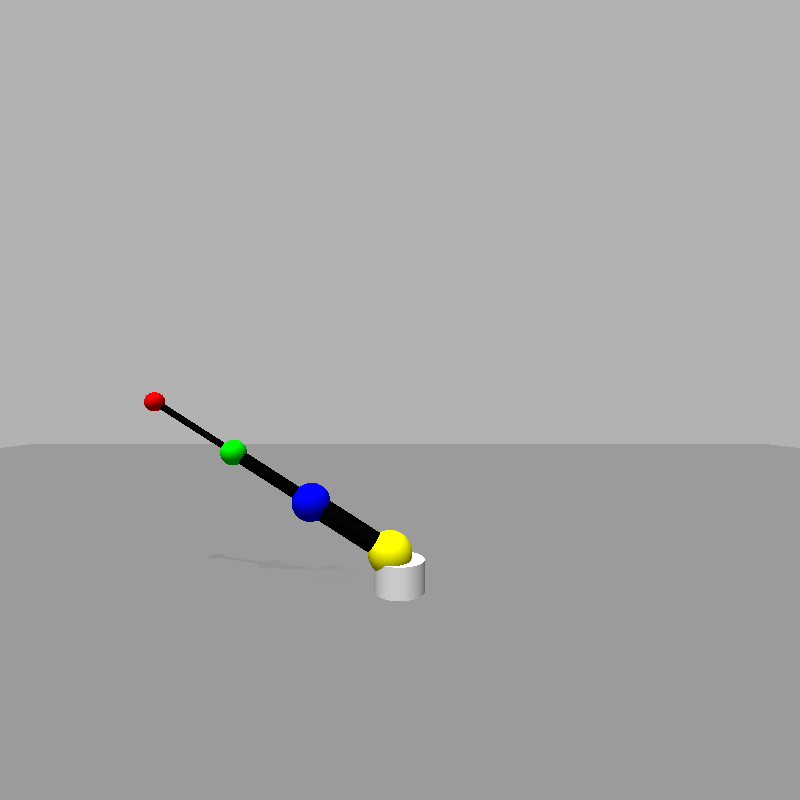
#> input picture image_copy.png, 800 x 800 px
$ python chamferMatching.py
#> lines starting #> are read from the running program, lines starting #| are printed output that depends on the picture; after the words box and inside, x2 and y2 are one past the last pixel; in counts of white or black regions, pixels touching at a corner belong together
import cv2
import numpy as np
from matplotlib import pyplot as plt

img = cv2.imread('image_copy.png',0)
#> img: shape (800, 800); min 0, max 255, mean 166.9
edges = cv2.Canny(img,100,200) # 800*800
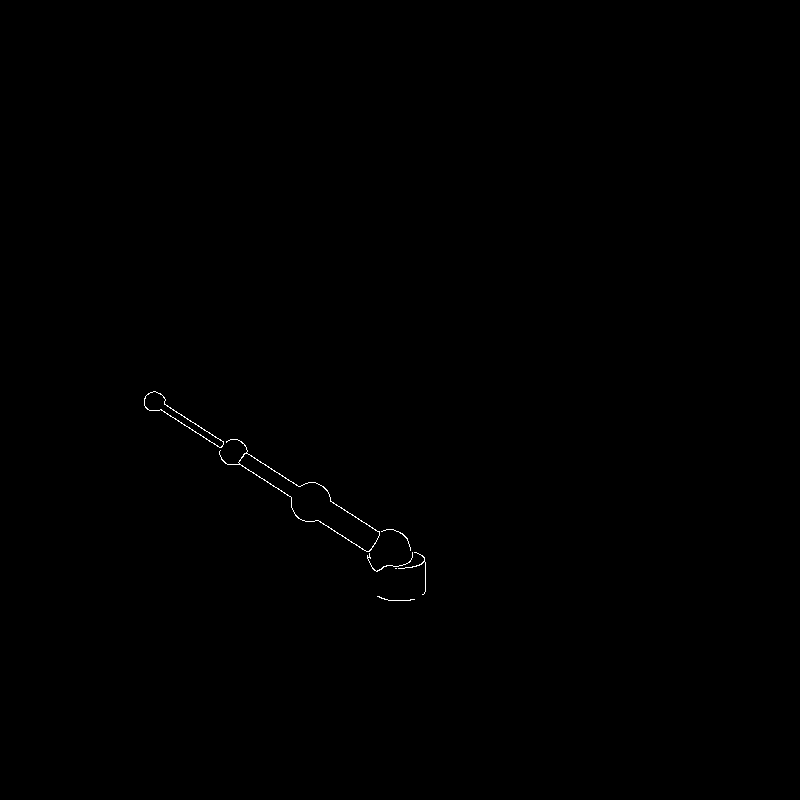
#> edges: shape (800, 800); 0.14% white in thin lines or dots, all inside (x1, y1, x2, y2) = (144, 391, 426, 601)
dist = cv2.distanceTransform(edges, cv2.DIST_L1, 3)
cv2.normalize(dist, dist, 0, 1.0, cv2.NORM_MINMAX) #Normalize the distance image for range = {0.0, 1.0}

plt.subplot(121),plt.imshow(dist,cmap = 'gray')
plt.title('Original Image'), plt.xticks([]), plt.yticks([])
plt.subplot(122),plt.imshow(edges,cmap = 'gray')
plt.title('Edge Image'), plt.xticks([]), plt.yticks([])

plt.show()
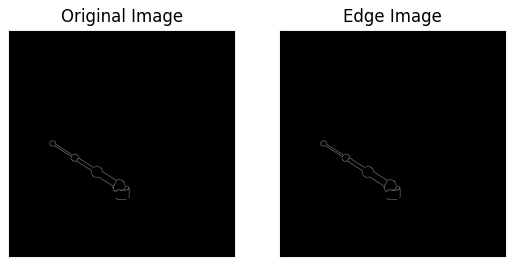
#> figure drawn by matplotlib, 2 panels

cv2.imshow('Distance Transform Image', dist)
cv2.waitKey(20000)
